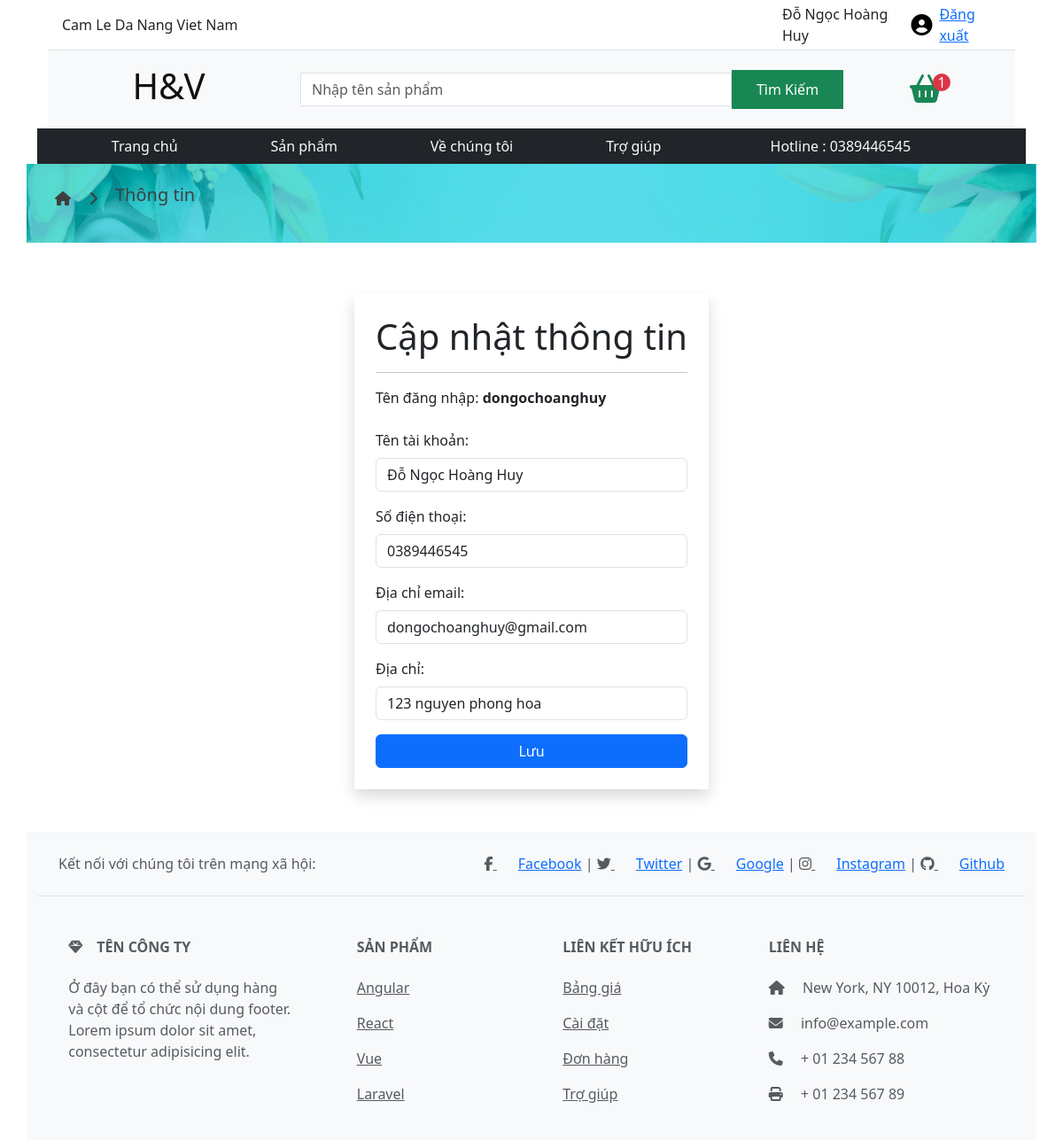
Page /user-detail/ (signed in) on the committed database.
### myshop/models.py (models this page shows, shortened)
class Customer(models.Model):
    user = models.OneToOneField(User, on_delete=models.CASCADE, null=True, blank=True)
    name = models.CharField(max_length=200, null=True)
    phone = models.CharField(max_length=20, blank=True, null=True)
    email = models.CharField(max_length=255, blank=True, null=True)
    address = models.CharField(max_length=255, blank=True, null=True)

### myshop/views.py (the view, shortened to what this page needs)
# urls.py: path('user-detail/', views.user_detail, name='user_detail'),
def user_detail(request):
    customer, created = Customer.objects.get_or_create(user=request.user)
    total_quality = 0
    if request.user.is_authenticated:
        cart, created = Cart.objects.get_or_create(user=request.user)
        items = cart.cartitem_set.all()
        for item in items:
            total_quality += item.quantity
    context = {
        'user': request.user,
        'search_form': search_form,
        'total_quality': total_quality,
        'customer':customer,
    }
    return render(request , 'user_detail.html', context)

### myshop/forms.py
class ProductSearchForm(forms.Form):
    search_item = forms.CharField(label="", widget=forms.TextInput(attrs={'class': 'form-control rounded-0 search-input', 'placeholder': 'Nhập tên sản phẩm'}))

### templates/user_detail.html (shortened to what this page needs)
<!DOCTYPE html>
{% extends "base.html" %}
{% load static %}
{% block content %}
<div class="banner0 mt-4  container-lg ">
    <div class="bannerinfos  container-xxl d-flex">
        <i class="fa-solid fa-house fa-xxl"></i>
        <i class="fa-solid fa-chevron-right"></i>
        <h5>Thông tin </h5>
    </div>
</div>
<div class="container-lg d-flex justify-content-center align-items-center p-5 ">
    <div class="row p-0 m-0 position-relative ">
        <div class="col-8 shadow p-4" style="position: relative; left: 50%; transform: translate(-50%,0); width: 100%">
            <h1>Cập nhật thông tin</h1>
            <hr>
            <form method="POST" action="{% url 'create_customer' %}">
                <div class="mb-3">
                    <label for="username" class="form-label">Tên đăng nhập: <b>{{ customer.user.username }}</b></label>
                </div>
                <div class="mb-3">
                    <label for="name" class="form-label">Tên tài khoản:</label>
                    <input type="text" class="form-control" id="name" name="name" value="{{ customer.name }}"
                        placeholder="Nhập tên đăng nhập">
                </div>
                <div class="mb-3">
                    <label for="phone" class="form-label">Số điện thoại:</label>
                    <input type="text" class="form-control" id="phone" name="phone" value="{{ customer.phone }}"
                        placeholder="Nhập số điện thoại">
                </div>
                <div class="mb-3">
                    <label for="email" class="form-label">Địa chỉ email:</label>
                    <input type="email" class="form-control" id="email" name="email" value="{{ customer.email }}"
                        placeholder="Nhập địa chỉ email">
                </div>
                <div class="mb-3">
                    <label for="address" class="form-label">Địa chỉ:</label>
                    <input type="text" class="form-control" id="address" name="address" value="{{ customer.address }}"
                        placeholder="Nhập địa chỉ">
                </div>
                <button type="submit" class="btn btn-primary w-100">Lưu</button>
            </form>
        </div>
    </div>
</div>
{% endblock %}

### templates/base.html (shortened to what this page needs)
<!DOCTYPE html>
{% load static %}
<html>
<head>
    <link rel="stylesheet" href="{% static 'css/carta.css' %}">
    <link rel="stylesheet" href="{% static 'css/cards.css' %}">
    <link rel="stylesheet" href="{% static 'css/banner.css' %}">
    <link rel="stylesheet" href="{% static './css/bootstrap.min.css' %}">
    <link rel="stylesheet" href="https://cdn.jsdelivr.net/npm/bootstrap@5.3.2/dist/css/bootstrap.min.css"
>
    <link rel="stylesheet" href="https://cdnjs.cloudflare.com/ajax/libs/font-awesome/6.5.1/css/all.min.css"
 />
</head>
<body>
    <div class=" bg-white container-fluid d-flex justify-content-center" style="z-index: 99999;">
        <div class="bg-white position-fixed container-lg" style=" z-index: 9999">
            <header class="container-fluid">
                <div class="container-lg ">
                    <div class="row border-bottom p-1">
                        <div class="col-7 d-flex align-items-center">
                            Cam Le Da Nang Viet Nam
                        </div>
                        <div class="col-2"></div>
                        <div class="col-3 d-flex align-items-center gap-2 justify-content-end">
                            {% if user.is_authenticated%}
                            {{customer.name}}
                            <a href="{% url 'user_profile'%}"><i class="fa-solid fa-circle-user fa-xl"
                                    style="color: #000000;"></i></a>
                            <a href="{% url 'logout' %}">Đăng xuất</a>
                            {% endif%}
                        </div>
                    </div>
                    <div class="row bg-light">
                        <h1 class="logo col-3 d-flex align-items-center justify-content-center p-3" style="background-image: url('https://encrypted-tbn0.gstatic.com/images?q=tbn:ANd9GcS4zgWZeN1iCZzOBwhwVOtX_4k857hMeMIbSn20oaQM2o6LSieiENsBNxWcG56o8cxMQSc&usqp=CAU');
                        background-clip:text;
                        color:transparent;
                        background-color:rgb(21, 16, 16);">
                        </h1>
                        <form class="col-7 d-flex align-items-center justify-content-center" method="get"
                            action="{% url 'search_results' %}">
                            {{ search_form.search_item }}
                            <button type="submit" class="btn btn-success rounded-0 h-50 w-25  ">Tìm Kiếm</button>
                        </form>
                        <div class="col-2 d-flex align-items-center justify-content-center">
                            <a class="border-0 " href="/cart/">
                                <i class="fas fa-shopping-basket fa-2x text-success"
                                    style="transition: color 0.3s;"></i>
                            </a>
                            <p class="position-relative  text-bg-danger text-center d-flex align-items-center justify-content-center    "
                                style="border-radius: 100%;width: 20px; height: 20px; left: -10px; ">{{total_quality }}
                            </p>
                        </div>
                    </div>
                </div>
            </header>
            <nav class="container-lg bg-dark p-2 m-0" style="z-index: 9999;">
                <div class="row justify-content-around  ">
                    <div class="col-sm-8 col-lg-8 d-flex justify-content-around ">
                        <a href="/" class="text-decoration-none text-light">Trang
                            chủ </a>
                        <a href="/product/" class="text-decoration-none text-light">Sản
                            phẩm</a>
                       <a href="{% url 'about' %}" class="text-decoration-none text-light">Về chúng tôi</a>
                       <a href="{% url 'help' %}" class="text-decoration-none text-light">Trợ giúp</a>
                    </div>
                    <div class="col-3 d-md-block d-none text-light d-flex justify-content-center ">
                        <p class=" m-0">Hotline : 0389446545</p>
                    </div>
                </div>
            </nav>
        </div>
    </div>
    <div class="d-flex justify-content-center flex-column">
        {% block content %} {% endblock %}
    </div>
    <footer class="text-center d-md-block d-none container-lg text-lg-start bg-body-tertiary text-muted">
        <section class="d-flex justify-content-center justify-content-lg-between p-4 border-bottom">
            <div class="me-5 d-none d-lg-block">
                <span>Kết nối với chúng tôi trên mạng xã hội:</span>
            </div>
            <div>
                <a href class="me-4 text-reset" >
                    <i class="fab fa-facebook-f"></i>
                    <a href="https://facebook.com/dongochoanghuy" target="_blank">Facebook</a> |
                </a>
                <a href class="me-4 text-reset">
                    <i class="fab fa-twitter"></i>
                    <a href="https://x.com/katyperry?s=09" target="_blank">Twitter</a> |
                </a>
                <a href class="me-4 text-reset">
                    <i class="fab fa-google"></i>
                     <a href="https://www.google.com/" target="_blank">Google</a>  |
                </a>
                <a href class="me-4 text-reset">
                    <i class="fab fa-instagram"></i>
                    <a href="https://www.instagram.com/dnh_hyy?igsh=MWJpcWcxbGcwb3E4MQ==" target="_blank">Instagram</a> |
                </a>
                <a href class="me-4 text-reset">
                    <i class="fab fa-github"></i>
                    <a href="https://github.com/" target="_blank">Github</a>
                </a>
            </div>
        </section>
        <section class>
            <div class="container text-center text-md-start mt-5">
                <div class="row mt-3">
                    <div class="col-md-3 col-lg-4 col-xl-3 mx-auto mb-4">
                        <h6 class="text-uppercase fw-bold mb-4">
                            <i class="fas fa-gem me-3"></i>Tên công ty
                        </h6>
                        <p>
                            Ở đây bạn có thể sử dụng hàng và cột để tổ chức
                            nội dung footer.
                            Lorem ipsum
                            dolor sit amet, consectetur adipisicing elit.
                        </p>
                    </div>
                    <div class="col-md-2 col-lg-2 col-xl-2 mx-auto mb-4">
                        <h6 class="text-uppercase fw-bold mb-4">
                            Sản phẩm
                        </h6>
                        <p>
                            <a href="#!" class="text-reset">Angular</a>
                        </p>
                        <p>
                            <a href="#!" class="text-reset">React</a>
                        </p>
                        <p>
                            <a href="#!" class="text-reset">Vue</a>
                        </p>
                        <p>
                            <a href="#!" class="text-reset">Laravel</a>
                        </p>
                    </div>
                    <div class="col-md-3 col-lg-2 col-xl-2 mx-auto mb-4">
                        <h6 class="text-uppercase fw-bold mb-4">
                            Liên kết hữu ích
                        </h6>
                        <p>
                            <a href="#!" class="text-reset">Bảng giá</a>
                        </p>
                        <p>
                            <a href="#!" class="text-reset">Cài đặt</a>
                        </p>
                        <p>
                            <a href="#!" class="text-reset">Đơn hàng</a>
                        </p>
                        <p>
                            <a href="#!" class="text-reset">Trợ giúp</a>
                        </p>
                    </div>
                    <div class="col-md-4 col-lg-3 col-xl-3 mx-auto mb-md-0 mb-4">
                        <h6 class="text-uppercase fw-bold mb-4">Liên hệ</h6>
                        <p><i class="fas fa-home me-3"></i> New York, NY
                            10012, Hoa Kỳ</p>
                        <p>
                            <i class="fas fa-envelope me-3"></i>
                            info@example.com
                        </p>
                        <p><i class="fas fa-phone me-3"></i> + 01 234 567
                            88</p>
                        <p><i class="fas fa-print me-3"></i> + 01 234 567
                            89</p>
                    </div>
                </div>
            </div>
        </section>
    </footer>
</body>
</html>

### static/css/banner.css (style rules this page uses)
.banner0 { background-image: url("../image/banner.jpg"); height: 100px; background-size: cover; margin: 10px 0; background-color: #56dbed; background-blend-mode: multiply; }
.banner0 .bannerinfos { height: 100px; display: flex; align-items: center; justify-content: left; padding-left: 20px; color: #3f3f3f; font-size: 1.6rem; gap: 20px; }
.banner0 .bannerinfos i { font-size: 1rem; }
* { z-index: 1; }

### rows in the picture
Customer: name "Đỗ Ngọc Hoàng Huy", user.username "dongochoanghuy", phone "0389446545", email "dongochoanghuy@gmail.com", address "123 nguyen phong hoa"

### other values in the picture
{{ total_quality }} "1"
